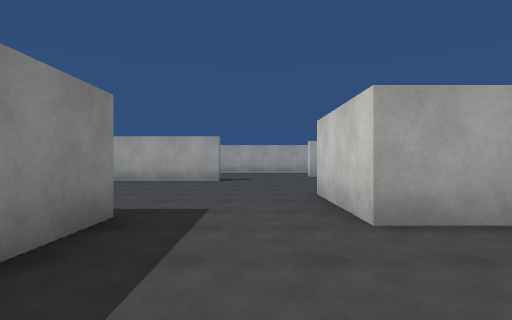
View 1 (above)

24 first-person views from a walk through a scene from a Unity 3-D project. The camera is 1.4 m above the floor, looks level and sees 80° across. The floor is counted in squares, 2 m on a side. Each view is taken from the middle of a square. On the plan, view 1 faces up. The plan holds only what a view shows up to about 10 squares ahead; the rest is blank. The place goes on beyond the plan. The player character is not drawn. Surface patterns are stand-ins for the level's own textures.

View 2
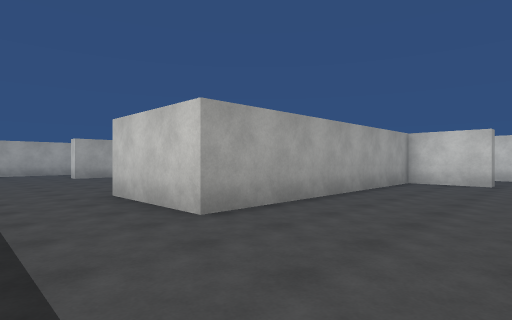

View 3
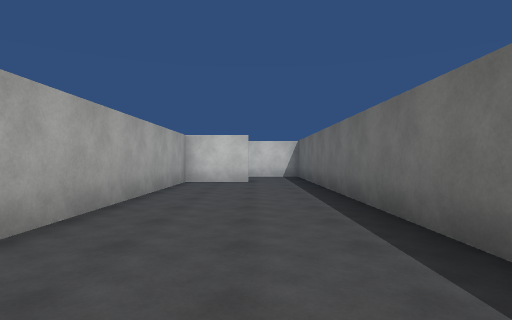

View 4
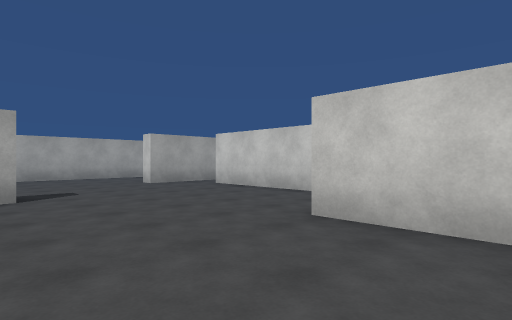

View 5
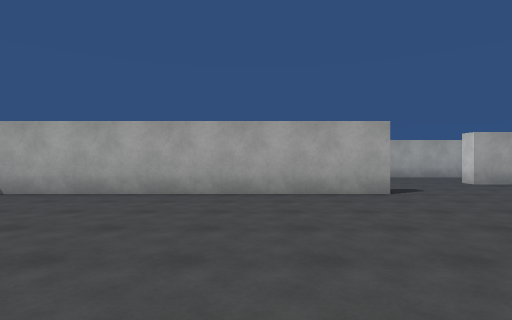

View 6
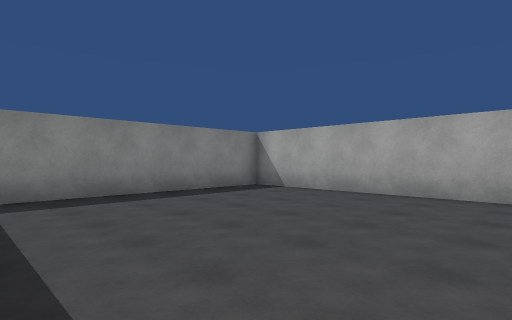

View 7
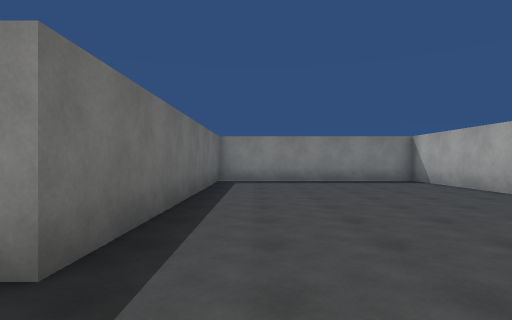

View 8
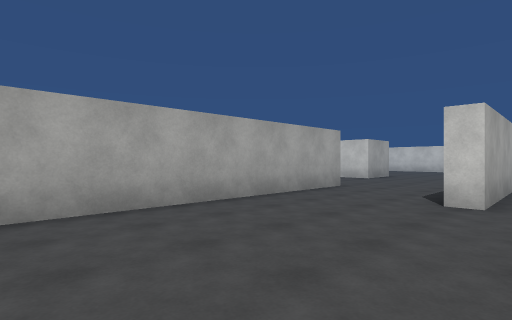

View 9
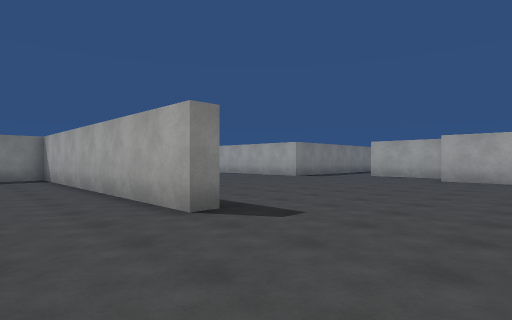

View 10
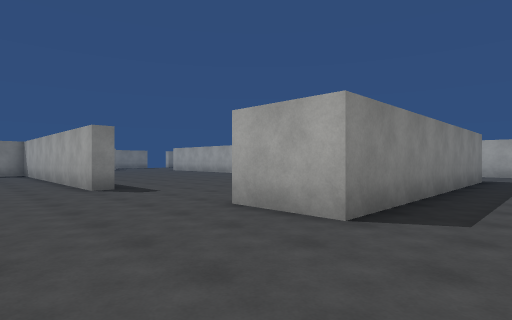

View 11
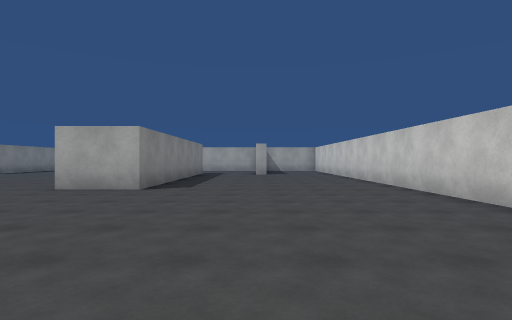

View 12
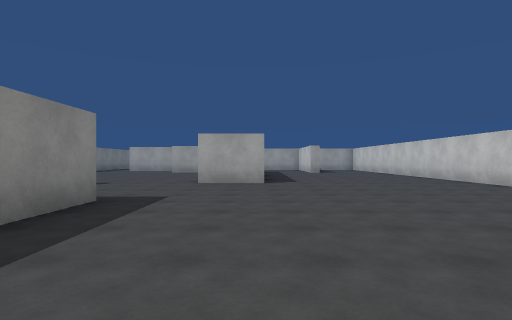

View 13
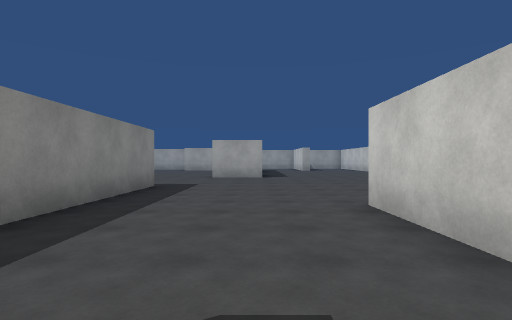

View 14
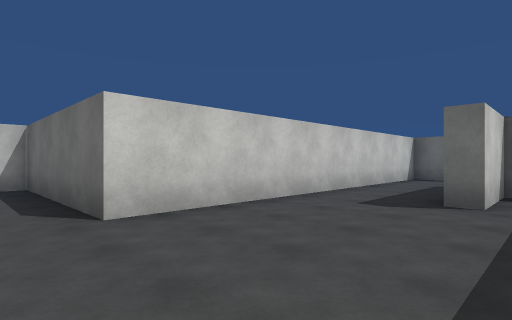

View 15
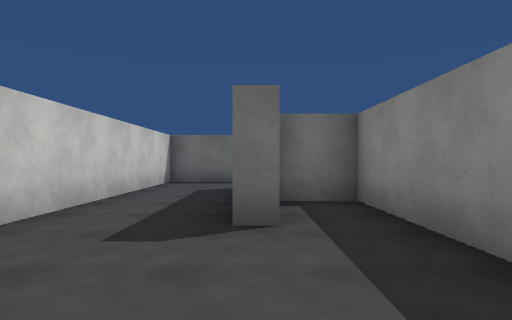

View 16
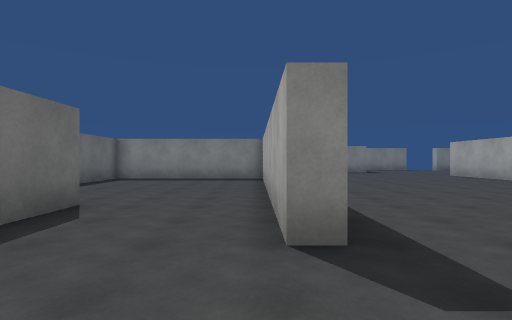

View 17
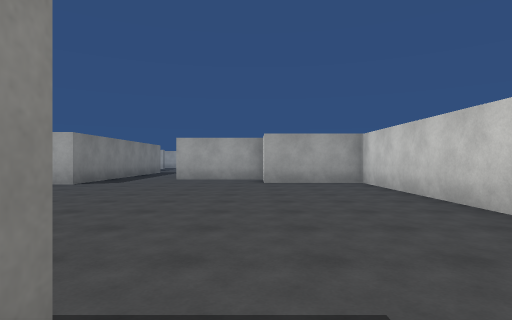

View 18
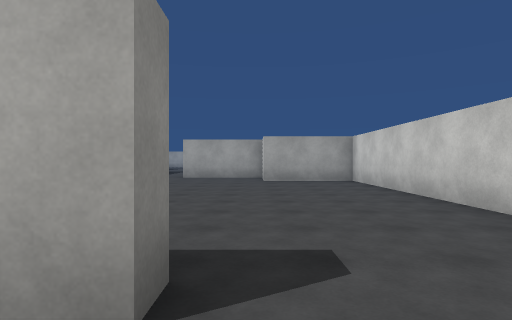

View 19
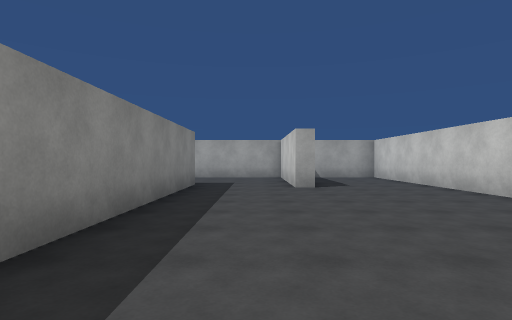

View 20
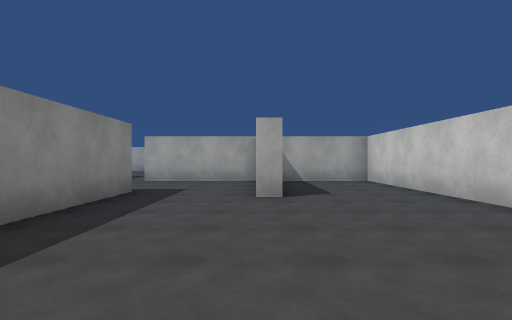

View 21
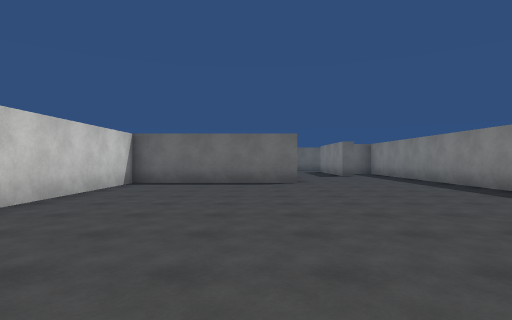

View 22
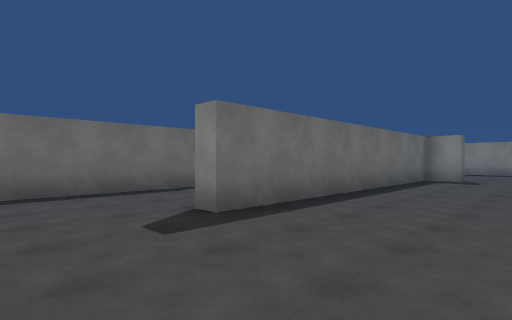

View 23
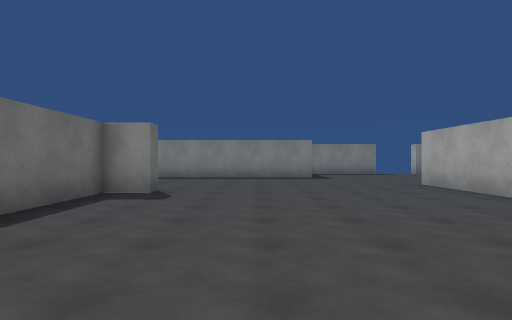

View 24
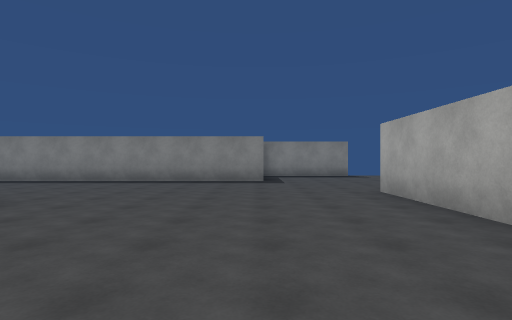

### Floor plan
Points are (right, up) in squares from view 1. A wall is a line through its corners. A room is listed if a view was taken in it or the views show most of it. See-through windows are left out.
Room 1 (views 1, 2, 3, 4, 5, 6, 7, 8, 9, 10, 11, 12, 13, 14, 15, 16, 17, 18, 19, 20, 21, 22, 23, 24)
walls: (8.3, 18.9) (8.3, 25.3) (5.2, 25.3); (5.5, 12.7) (2.3, 12.7) (2.3, 13.3) (6.5, 13.3); (7.3, 13.2) (7.3, 3.8) (8.8, 3.8) (8.8, 5.7) (9.2, 5.7); (-0.2, 26) (-0.2, 24.8) (-0.9, 24.8); (-5, 17.8) (-4.5, 17.8) (-4.5, 16.8) (4.5, 16.8) (4.5, 16.2) (-3.9, 16.2); (-4.5, 15.8) (-4.5, 15); (-3.2, 24.8) (-6.8, 24.8); (10.3, 24.6) (10.3, 17.2) (8.2, 17.2); (-1.1, 10.3) (-10.2, 10.3) (-10.2, 4.5); (-3, 10.8) (-2, 10.8); (3.8, 7.9) (3.8, 11.5); (13.5, 24.8) (13, 24.8); (16.8, 22.6) (16.8, 29); (9.2, 1.2) (8.8, 1.2) (8.8, 3.2) (1.3, 3.2) (1.3, 6.2); (1, -0.8) (11.7, -0.8) (11.7, 9.7) (16.8, 9.7) (16.8, 20); (-9.9, 3.8) (-1.7, 3.8) (-1.7, 2)
ways out: opening at (11.5, 25)

Where each view was taken, in squares from view 1:
view 1: 0 up, 0 right, facing up
view 2: 0 up, 1 left, facing up-right
view 3: 1 up, 1 left, facing right
view 4: 4 up, 2 left, facing up-right
view 5: 4 up, 4 left, facing up
view 6: 4 up, 4 left, facing up-left
view 7: 5 up, 0 right, facing left
view 8: 12 up, 3 left, facing up-right
view 9: 14 up, 8 right, facing up-left
view 10: 14 up, 12 right, facing up-left
view 11: 10 up, 13 right, facing up
view 12: 8 up, 10 right, facing up
view 13: 5 up, 10 right, facing up
view 14: 11 up, 8 right, facing down-right
view 15: 9 up, 9 right, facing down
view 16: 16 up, 7 right, facing left
view 17: 16 up, 5 right, facing up
view 18: 15 up, 5 right, facing up
view 19: 17 up, 12 right, facing up
view 20: 19 up, 13 right, facing up
view 21: 19 up, 13 right, facing down
view 22: 20 up, 7 right, facing down-left
view 23: 20 up, 2 right, facing left
view 24: 22 up, 0 right, facing left
